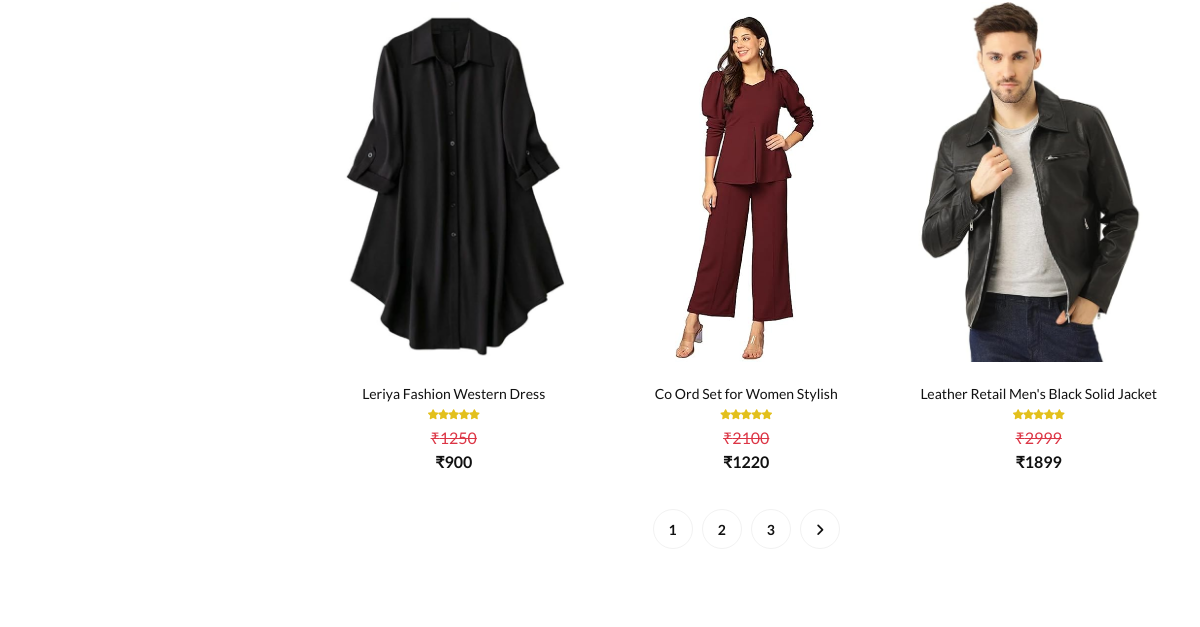
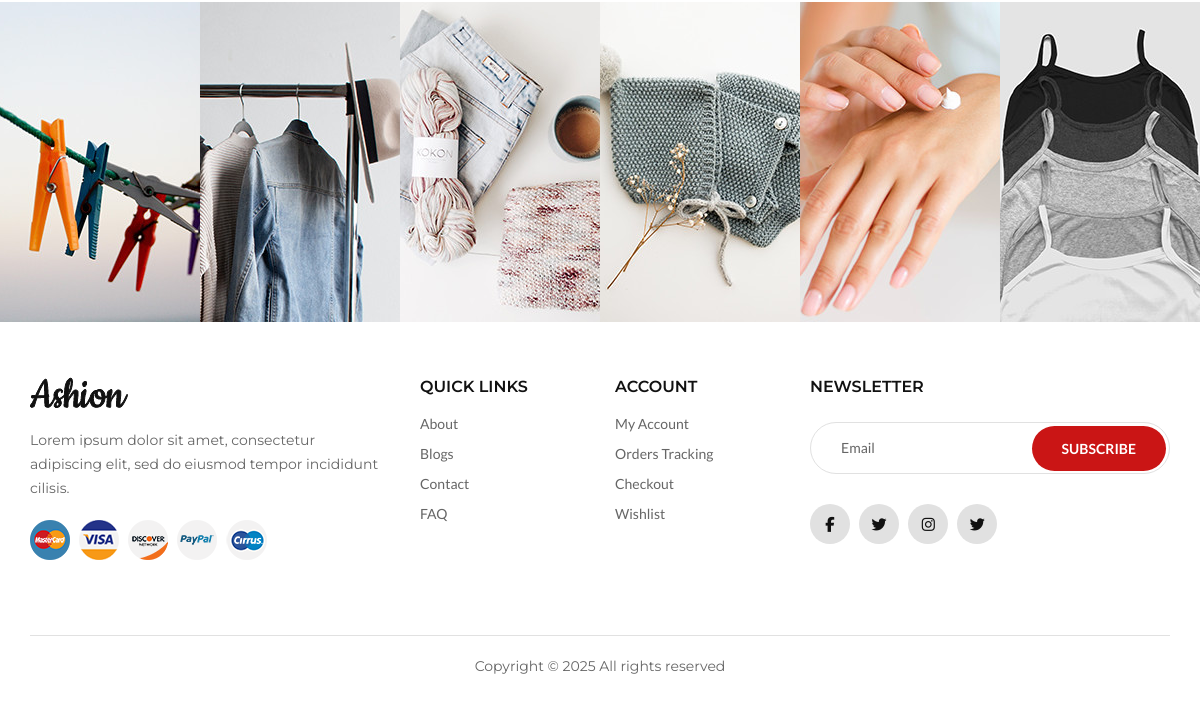
The page /products (lower part) on the database as committed earlier (2 pictures, top to bottom).
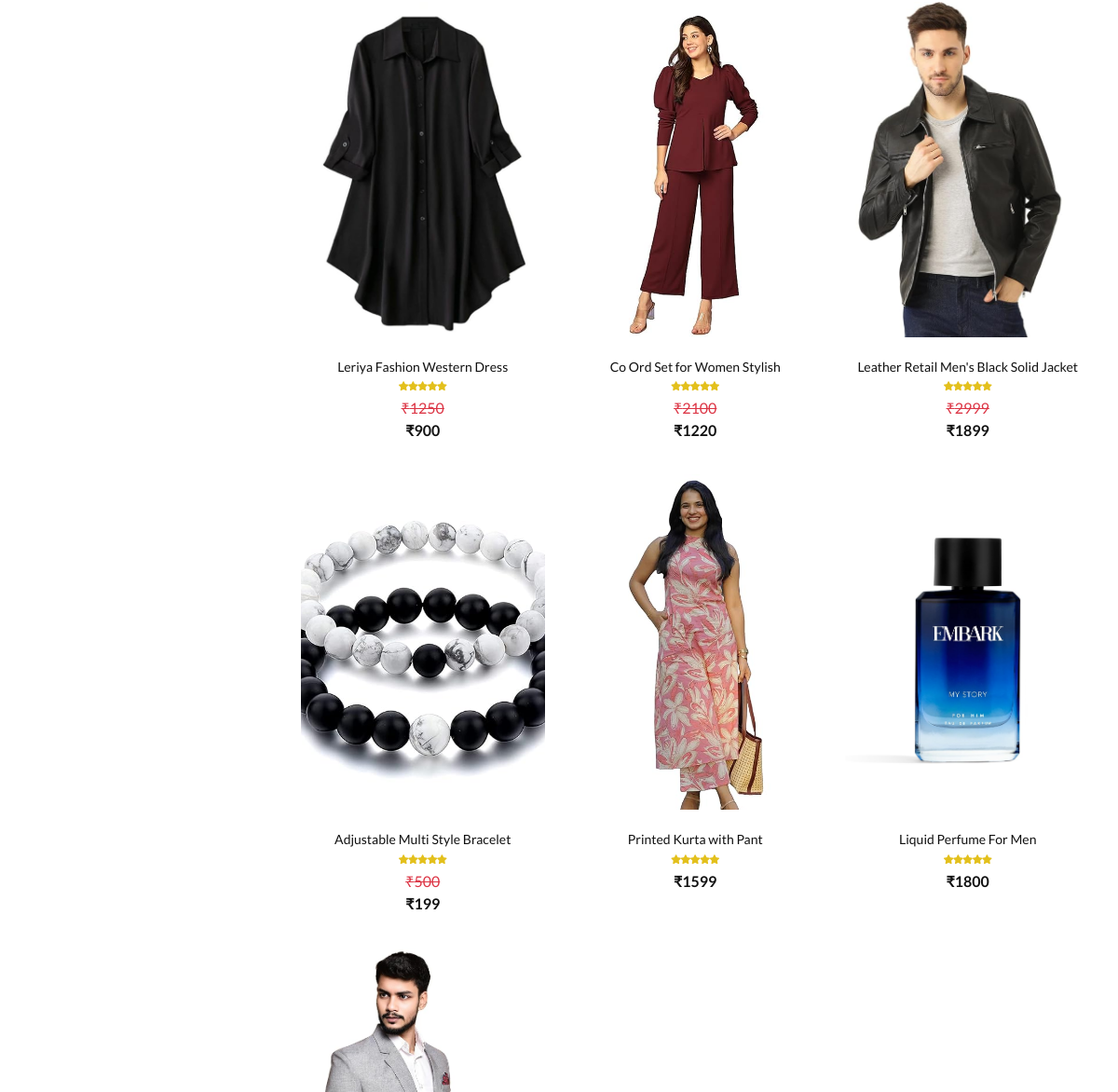
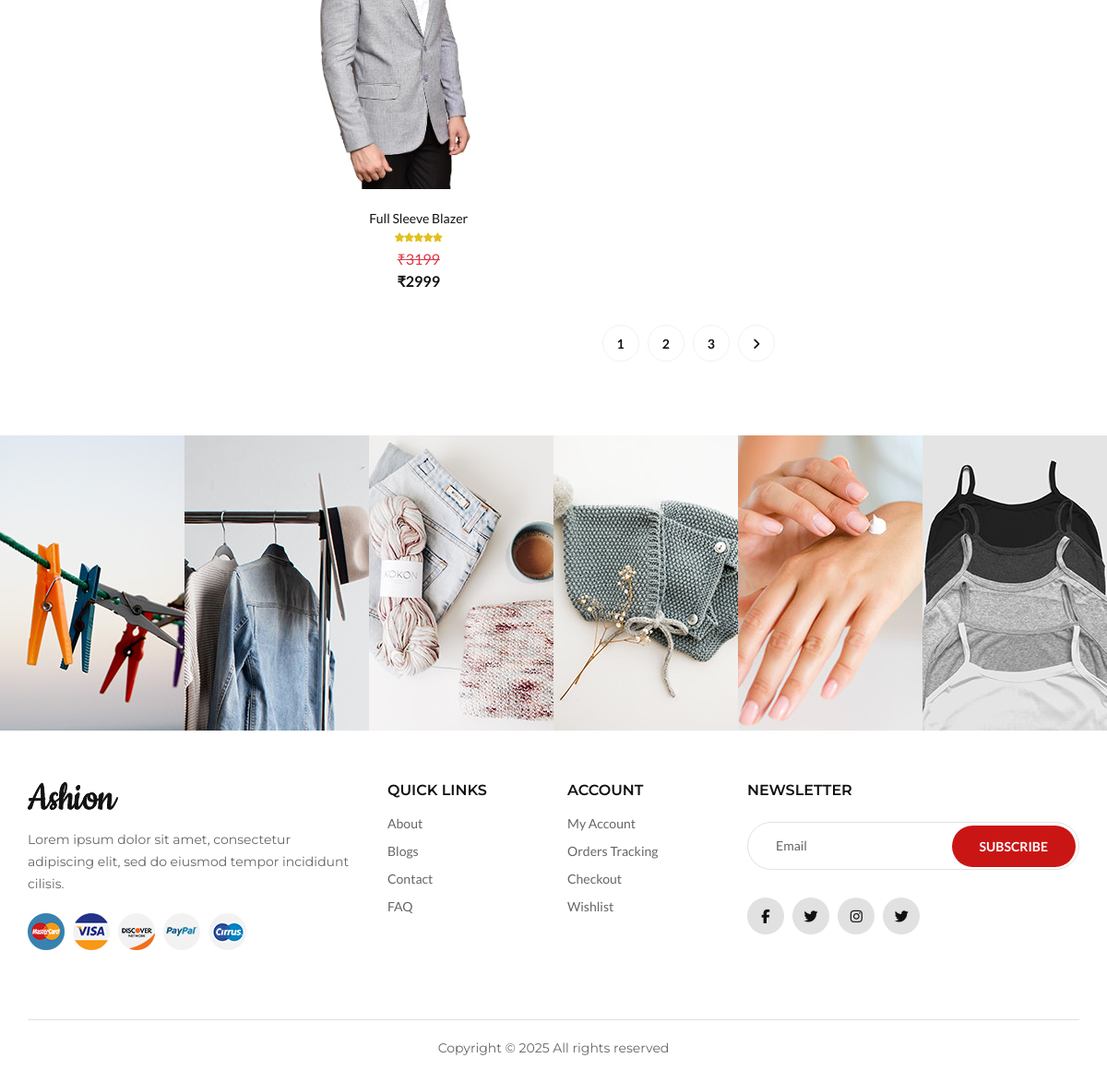
The same page on the database as committed later (2 pictures, top to bottom).
### EcommApp/models/product.py (models this page shows, shortened)
class Product(models.Model):
    name=models.CharField(max_length=50)
    price=models.IntegerField(default=0)
    discount=models.IntegerField(default=0)
    category = models.ForeignKey(Category, on_delete=models.CASCADE, null=True)
    description=models.CharField(max_length=200,null=True,blank=True,default="")
    image1=models.ImageField(upload_to="uploads/products", blank=False, null=True)
    image2=models.ImageField(upload_to="uploads/products",  blank=True, null=True)
    image3=models.ImageField(upload_to="uploads/products",  blank=True, null=True)
    image4=models.ImageField(upload_to="uploads/products",  blank=True, null=True)
    image5=models.ImageField(upload_to="uploads/products",  blank=True, null=True)
    @staticmethod
    def get_all_products():
        return Product.objects.all()

### EcommApp/views/products.py (the view)
# urls.py: path("products", product, name="product"),
def product(request):
    categories = Category.get_all_categories()
    category_id = request.GET.get('category')
    min_price = request.GET.get('min_price')
    max_price = request.GET.get('max_price')
    if category_id:
        all_products = Product.get_all_products_by_categories_id(category_id)
    else:
        all_products = Product.get_all_products()
    try:
        if min_price:
            min_price = float(min_price)
            all_products = all_products.filter(discount__gte=min_price)  # Filter products with price >= min_price
        if max_price:
            max_price = float(max_price)
            all_products = all_products.filter(discount__lte=max_price)  # Filter products with price <= max_price
    except ValueError:
        min_price = None
        max_price = None
    data = {
        'products': all_products,
        'categories': categories,
        'min_price': min_price,
        'max_price': max_price,
    }
    return render(request, 'products.html', data)

### EcommApp/models/category.py (called while the page is built)
    @staticmethod
    def get_all_categories():
        return Category.objects.all()

### EcommApp/views/cart_count.py (called while the page is built)
def Cart_Count(request):
    cart_count = 0
    if request.session.get('user_email'):  # Using 'user_email' from the session
        cart = get_or_create_cart(request.session.get('user_email'))
        cart_count = cart.items.count() if cart else 0
    return {'cartCount': cart_count}

### EcommApp/views/wishlist_count.py (called while the page is built)
def Wishlist_Count(request):
    wishlist_count = 0
    if request.session.get('user_email'):
        wishlist = get_or_create_wishlist(request.session.get('user_email'))
        wishlist_count = wishlist.items.count() if wishlist else 0
    return {'wishlistCount': wishlist_count}

### EcommApp/templates/products.html (shortened to what this page needs)
{% extends 'navigation.html' %}
{% load static %}
{% block content %}
<section class="shop spad">
    <div class="container">
        <div class="row">
            <div class="col-lg-3 col-md-3">
            </div>
            <div class="col-lg-9 col-md-9">
                <div class="row">
                    {% for product in products %}
                    <div class="col-lg-4 col-md-6">
                        <div class="product__item">
                            <div onclick="window.location.href='{% url 'product_detail' product.id %}'"
                                style="cursor: pointer; text-decoration: underline;">
                            <div class="product__item__pic set-bg" data-setbg="{{product.image1.url}}">
                                <ul class="product__hover">
                                </ul>
                            </div>
                            </div>
                            <div class="product__item__text">
                                <h6 id="product-title-{{product.id}}"><a href="#">{{product.name}}</a></h6>
                                <div class="rating">
                                    <i class="fa fa-star"></i>
                                    <i class="fa fa-star"></i>
                                    <i class="fa fa-star"></i>
                                    <i class="fa fa-star"></i>
                                    <i class="fa fa-star"></i>
                                </div>
                                {% if product.discount > 0 %}
                                <strike class="text-danger original-price"> ₹{{product.price}} </strike>
                                <div class="product__price">₹{{product.discount}}</div>
                                {% else %}
                                <div class="original-price product__price">₹{{product.price}}</div>
                                {% endif %}
                            </div>
                        </div>
                    </div>
                    {% endfor %}
                    <div class="col-lg-12 text-center">
                        <div class="pagination__option">
                            <a href="#">1</a>
                            <a href="#">2</a>
                            <a href="#">3</a>
                            <a href="#"><i class="fa fa-angle-right"></i></a>
                        </div>
                    </div>
                </div>
            </div>
        </div>
    </div>
</section>
{% include 'footer.html' %}
{% endblock %}

### EcommApp/templates/navigation.html (shortened to what this page needs)
{% load static %}
<!DOCTYPE html>
<html lang="">
<head>
    <link rel="stylesheet" href="{% static 'new/css/bootstrap.min.css' %}" type="text/css">
    <link rel="stylesheet" href="{% static 'new/css/font-awesome.min.css' %}" type="text/css">
    <link rel="stylesheet" href="{% static 'new/css/jquery-ui.min.css' %}" type="text/css">
    <link rel="stylesheet" href="{% static 'new/css/magnific-popup.css' %}" type="text/css">
    <link rel="stylesheet" href="{% static 'new/css/owl.carousel.min.css' %}" type="text/css">
    <link rel="stylesheet" href="{% static 'new/css/slicknav.min.css' %}" type="text/css">
    <link rel="stylesheet" href="{% static 'new/css/style.css' %}" type="text/css">
    <link rel="stylesheet" href="{% static 'css/fontawesome.min.css'}">
  <link rel="stylesheet" href="{% static 'new/css/fontawesome.css'}">
  <link rel="stylesheet" href="https://cdnjs.cloudflare.com/ajax/libs/font-awesome/6.7.2/css/all.min.css">
<link rel="stylesheet" href="{% static 'new/css/elegant-icons.css' %}" type="text/css">
<link rel="stylesheet" href="https://cdnjs.cloudflare.com/ajax/libs/noUiSlider/14.7.0/nouislider.min.css">
<link rel="stylesheet" type="text/css" href="{%static 'new/css/iofrm-style.css' %}">
<link rel="stylesheet" type="text/css" href="{%static 'new/css/iofrm-theme22.css' %}">
</head>
<body>
    {% block content %}{% endblock %}
</body>
</html>

### EcommApp/templates/footer.html (shortened to what this page needs)
{% load static %}
{% block content %}
<div class="instagram">
    <div class="container-fluid">
        <div class="row">
            <div class="col-lg-2 col-md-4 col-sm-4 p-0">
                <div class="instagram__item set-bg" data-setbg="{% static 'new/img/instagram/insta-1.jpg' %}">
                </div>
            </div>
            <div class="col-lg-2 col-md-4 col-sm-4 p-0">
                <div class="instagram__item set-bg" data-setbg="{% static 'new/img/instagram/insta-2.jpg' %}">
                </div>
            </div>
            <div class="col-lg-2 col-md-4 col-sm-4 p-0">
                <div class="instagram__item set-bg" data-setbg="{% static 'new/img/instagram/insta-3.jpg' %}">
                </div>
            </div>
            <div class="col-lg-2 col-md-4 col-sm-4 p-0">
                <div class="instagram__item set-bg" data-setbg="{% static 'new/img/instagram/insta-4.jpg' %}">
                </div>
            </div>
            <div class="col-lg-2 col-md-4 col-sm-4 p-0">
                <div class="instagram__item set-bg" data-setbg="{% static 'new/img/instagram/insta-5.jpg' %}">
                </div>
            </div>
            <div class="col-lg-2 col-md-4 col-sm-4 p-0">
                <div class="instagram__item set-bg" data-setbg="{% static 'new/img/instagram/insta-6.jpg' %}">
                </div>
            </div>
        </div>
    </div>
</div>
<footer class="footer">
    <div class="container">
        <div class="row">
            <div class="col-lg-4 col-md-6 col-sm-7">
                <div class="footer__about">
                    <div class="footer__logo">
                        <a href=""><img src="{% static 'new/img/logo.png' %}" alt=""></a>
                    </div>
                    <p>Lorem ipsum dolor sit amet, consectetur adipiscing elit, sed do eiusmod tempor incididunt
                    cilisis.</p>
                    <div class="footer__payment">
                        <a href="#"><img src="{% static 'new/img/payment/payment-1.png' %}" alt=""></a>
                        <a href="#"><img src="{% static 'new/img/payment/payment-2.png' %}" alt=""></a>
                        <a href="#"><img src="{% static 'new/img/payment/payment-3.png' %}" alt=""></a>
                        <a href="#"><img src="{% static 'new/img/payment/payment-4.png' %}" alt=""></a>
                        <a href="#"><img src="{% static 'new/img/payment/payment-5.png' %}" alt=""></a>
                    </div>
                </div>
            </div>
            <div class="col-lg-2 col-md-3 col-sm-5">
                <div class="footer__widget">
                    <h6>Quick links</h6>
                    <ul>
                        <li><a href="#">About</a></li>
                        <li><a href="#">Blogs</a></li>
                        <li><a href="#">Contact</a></li>
                        <li><a href="#">FAQ</a></li>
                    </ul>
                </div>
            </div>
            <div class="col-lg-2 col-md-3 col-sm-4">
                <div class="footer__widget">
                    <h6>Account</h6>
                    <ul>
                        <li><a href="#">My Account</a></li>
                        <li><a href="#">Orders Tracking</a></li>
                        <li><a href="#">Checkout</a></li>
                        <li><a href="#">Wishlist</a></li>
                    </ul>
                </div>
            </div>
            <div class="col-lg-4 col-md-8 col-sm-8">
                <div class="footer__newslatter">
                    <h6>NEWSLETTER</h6>
                    <form action="#">
                        <input type="text" placeholder="Email">
                        <button type="submit" class="site-btn">Subscribe</button>
                    </form>
                    <div class="footer__social">
                        <a href="#"><i class="fab fa-facebook-f"></i></a>
                        <a href="#"><i class="fab fa-twitter"></i></a>
                        <a href="#"><i class="fab fa-instagram"></i></a>
                        <a href="#"><i class="fab fa-twitter"></i></a>
                    </div>
                </div>
            </div>
        </div>
        <div class="row">
            <div class="col-lg-12">
                <div class="footer__copyright__text">
                    <p>Copyright &copy; <script>document.write(new Date().getFullYear());</script> All rights reserved</p>
                </div>
            </div>
        </div>
    </div>
</footer>
{% endblock %}

### static/new/css/style.css (style rules this page uses)
html, body { height: 100%; font-family: "Montserrat", sans-serif; -webkit-font-smoothing: antialiased; }
h1, h2, h3, h4, h5, h6 { margin: 0; color: #111111; font-weight: 400; font-family: "Montserrat", sans-serif; }
h6 { font-size: 16px; }
p { font-size: 14px; font-family: "Montserrat", sans-serif; color: #666666; font-weight: 400; line-height: 24px; margin: 0 0 15px 0; }
img { max-width: 100%; }
ul, ol { padding: 0; margin: 0; }
.set-bg { background-repeat: no-repeat; background-size: cover; background-position: top center; }
.spad { padding-top: 100px; padding-bottom: 100px; }
.site-btn { font-size: 14px; color: #ffffff; background: #ca1515; font-weight: 600; border: none; text-transform: uppercase; display: inline-block; padding: 12px 30px; border-radius: 50px; }
.instagram__item { height: 320px; display: -webkit-box; display: -ms-flexbox; display: flex; -webkit-box-align: center; -ms-flex-align: center; align-items: center; -webkit-box-pack: center; -ms-flex-pack: center; justify-content: center; position: relative; z-index: 1; }
.instagram__item:after { position: absolute; left: 0; top: 0; height: 100%; width: 100%; background: rgba(255, 255, 255, 0.9); content: ""; opacity: 0; z-index: -1; -webkit-transition: all, 0.3s; -o-transition: all, 0.3s; transition: all, 0.3s; }
.footer { padding-top: 55px; }
.footer__about { margin-bottom: 30px; }
.footer__about p { margin-bottom: 20px; }
.footer__logo { margin-bottom: 20px; }
.footer__payment a { margin-right: 6px; margin-bottom: 10px; display: inline-block; }
.footer__payment a:last-child { margin-right: 0; }
.footer__widget { margin-bottom: 30px; }
.footer__widget h6 { color: #111111; font-weight: 600; text-transform: uppercase; margin-bottom: 12px; }
.footer__widget ul li { list-style: none; }
.footer__widget ul li a { font-size: 14px; color: #666666; line-height: 30px; }
.footer__newslatter { margin-bottom: 30px; }
.footer__newslatter h6 { color: #111111; font-weight: 600; text-transform: uppercase; margin-bottom: 25px; }
.footer__newslatter form { position: relative; margin-bottom: 30px; }
.footer__newslatter form input { height: 52px; width: 100%; border: 1px solid #e1e1e1; border-radius: 50px; padding-left: 30px; font-size: 14px; color: #666666; }
.footer__newslatter form input::placeholder { color: #666666; }
.footer__newslatter form button { position: absolute; right: 4px; top: 4px; }
.footer__social a { display: inline-block; height: 40px; width: 40px; background: #e1e1e1; font-size: 15px; color: #111111; line-height: 40px; text-align: center; border-radius: 50%; margin-right: 6px; margin-bottom: 5px; }
.footer__social a:last-child { margin-right: 0; }
.footer__copyright__text { border-top: 1px solid #e1e1e1; padding: 18px 0 25px; text-align: center; margin-top: 35px; }
.footer__copyright__text p { margin-bottom: 0; }
.product__item { margin-bottom: 35px; }
.product__item__pic { height: 360px; position: relative; overflow: hidden; }
.product__hover { position: absolute; left: 0; width: 100%; bottom: 30px; text-align: center; }
.product__item__text { text-align: center; padding-top: 22px; }
.product__item__text h6 a { font-size: 14px; color: #111111; }
.product__item__text .rating { line-height: 18px; margin-bottom: 5px; }
.product__item__text .rating i { font-size: 10px; color: #e3c01c; margin-right: -4px; }
.product__item__text .rating i:last-child { margin-right: 0; }
.product__item__text .product__price { color: #111111; font-weight: 600; }
.shop { padding-top: 70px; padding-bottom: 80px; }
.pagination__option a { display: inline-block; height: 40px; width: 40px; border: 1px solid #f2f2f2; border-radius: 50%; font-size: 14px; color: #111111; font-weight: 600; line-height: 40px; text-align: center; -webkit-transition: all, 0.3s; -o-transition: all, 0.3s; transition: all, 0.3s; margin-right: 6px; }
.pagination__option a:last-child { margin-right: 0; }
.pagination__option a i { font-weight: 600; }
@media only screen and (min-width: 1200px) { .container { max-width: 1170px; } }

### static/new/css/iofrm-style.css (style rules this page uses)
*, body { font-family: 'Lato', sans-serif; font-weight: 400; -webkit-font-smoothing: antialiased; text-rendering: optimizeLegibility; -moz-osx-font-smoothing: grayscale; }
html, body { height: 100%; }

### static/new/css/iofrm-theme22.css (style rules this page uses)
body { background-color: #fff; }

### EcommApp/templates/navigation.html (style rules this page uses)
body { padding-top: 80px; }

Rows that differ between the two databases and show on the page:
added Product: shows a picture, name "Adjustable Multi Style Bracelet", price "500", discount "199"
added Product: shows a picture, name "Printed Kurta with Pant", price "1599"
added Product: shows a picture, name "Liquid Perfume For Men", price "1800"
added Product: shows a picture, name "Full Sleeve Blazer", price "3199", discount "2999"
